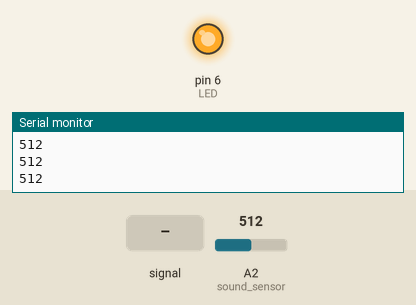
This sketch was run on a simulated Arduino Uno, built with avr-gcc and run on an emulated ATmega328P. Shown: output pins drawn as LEDs (lit = HIGH), the last lines printed to the serial monitor. Dashed ring = blinking. The test bench sets the inputs (shaded band); at power-on: A2 (sound_sensor) = 512.

Above: at 1.2 s.
1.3 s: A2 (sound_sensor) set to 209
2.8 s: A2 (sound_sensor) set to 189
At 3.3 s:
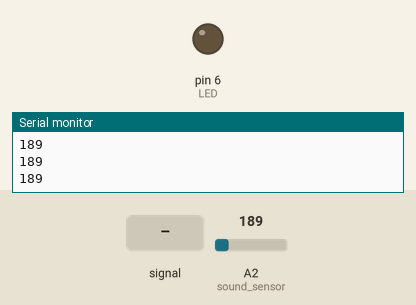
4.3 s: A2 (sound_sensor) fed a 200 Hz sine of ±81 counts around its level
At 4.66 s:
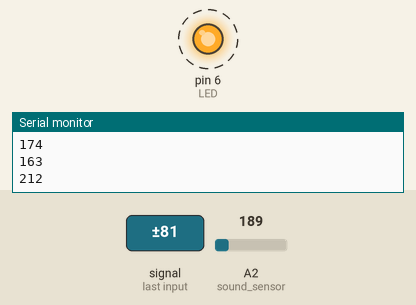
7.3 s: A2 (sound_sensor) set to 210
At 7.3 s:
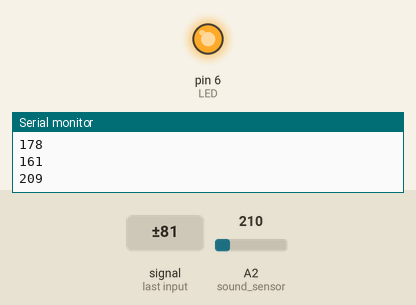
8.8 s: A2 (sound_sensor) set to 190
At 9.2 s:
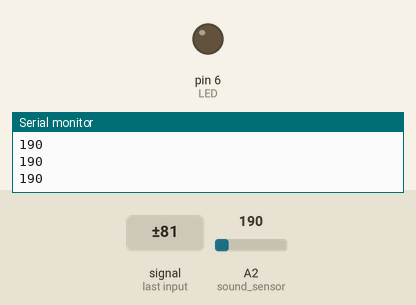
Timing chart, 0 to 11.3 s (numbered marks = the images above; inputs shaded):
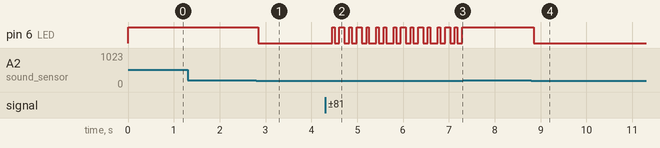

Measured:
- the behaviour switches between 201 and 200 on A2 (sound_sensor) (found by bisection; images 0 and 1)
- after the input at 2.8 s, pin 6 (LED): HIGH → LOW at once
- after the input at 4.3 s, pin 6 (LED): alternates HIGH for 0.05 s and LOW for 0.11 s, starting after 0.15 s
- after the input at 7.3 s, pin 6 (LED): stops changing and stays HIGH
- after the input at 8.8 s, pin 6 (LED): HIGH → LOW after 0.05 s

The sketch:

sound_sensor_led.ino
```cpp
int sound_sensor = A2; //assign to pin A2
#define LED 6

void setup()
{
  Serial.begin(9600); //begin Serial Communication
  pinMode(LED, OUTPUT);
}

void loop()
{
  int soundValue = 0; //create variable to store many different readings
  for (int i = 0; i < 32; i++) //create a for loop to read
  { soundValue += analogRead(sound_sensor);  } //read the sound sensor

  soundValue >>= 5; //bitshift operation
  Serial.println(soundValue); //print the value of sound sensor


//if a value higher than 500 is registered, we will print the following
//this is done so that we can clearly see if the threshold is met
  if (soundValue > 200) {
    digitalWrite(LED, HIGH);
  }else{
    digitalWrite(LED, LOW);
  }
  delay(50); //a shorter delay between readings
}
```
